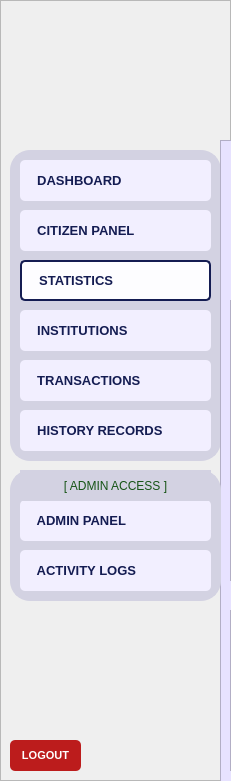
  <widget class="QFrame" name="baseNavFrame">
   <property name="geometry">
    <rect>
     <x>0</x>
     <y>40</y>
     <width>231</width>
     <height>781</height>
    </rect>
   </property>
   <property name="styleSheet">
    <string notr="true">#baseNavFrame {
	background-color: #e7e2ff;
}</string>
   </property>
   <property name="frameShape">
    <enum>QFrame::Shape::StyledPanel</enum>
   </property>
   <property name="frameShadow">
    <enum>QFrame::Shadow::Raised</enum>
   </property>
   <widget class="QFrame" name="baseNavFramesub1">
    <property name="geometry">
     <rect>
      <x>10</x>
      <y>150</y>
      <width>211</width>
      <height>311</height>
     </rect>
    </property>
    <property name="autoFillBackground">
     <bool>false</bool>
    </property>
    <property name="styleSheet">
     <string notr="true">#baseNavFramesub1{
	background-color: #d3d2e2;
	border-radius: 20px;
	border: 2px solid #d3d2e2;
	opacity: 0.1;
}</string>
    </property>
    <property name="frameShape">
     <enum>QFrame::Shape::StyledPanel</enum>
    </property>
    <property name="frameShadow">
     <enum>QFrame::Shadow::Raised</enum>
    </property>
    <widget class="QPushButton" name="nav_buttonDashboard">
     <property name="geometry">
      <rect>
       <x>10</x>
       <y>10</y>
       <width>191</width>
       <height>41</height>
      </rect>
     </property>
     <property name="font">
      <font>
       <family>Arial</family>
       <pointsize>10</pointsize>
       <bold>true</bold>
      </font>
     </property>
     <property name="cursor">
      <cursorShape>PointingHandCursor</cursorShape>
     </property>
     <property name="layoutDirection">
      <enum>Qt::LayoutDirection::LeftToRight</enum>
     </property>
     <property name="styleSheet">
      <string notr="true">#nav_buttonDashboard {
    background-color: #f2efff;
    color: #141c52;
    border-radius: 5px;
	text-align: left;
	padding: 10px;
}
#nav_buttonDashboard:hover {
    background-color: #fdfdff; /* Slightly lighter blue when hovered */
}
#nav_buttonDashboard:pressed {
    background-color: #e7e5f4; /* Darker blue when clicked */
}</string>
     </property>
     <property name="text">
      <string>  DASHBOARD</string>
     </property>
     <property name="icon">
      <iconset>
       <normaloff>../../Assets/Icons/icon_dashboard.svg</normaloff>../../Assets/Icons/icon_dashboard.svg</iconset>
     </property>
     <property name="iconSize">
      <size>
       <width>30</width>
       <height>30</height>
      </size>
     </property>
    </widget>
    <widget class="QPushButton" name="nav_buttonCitizenPanel">
     <property name="geometry">
      <rect>
       <x>10</x>
       <y>60</y>
       <width>191</width>
       <height>41</height>
      </rect>
     </property>
     <property name="font">
      <font>
       <family>Arial</family>
       <pointsize>10</pointsize>
       <bold>true</bold>
      </font>
     </property>
     <property name="cursor">
      <cursorShape>PointingHandCursor</cursorShape>
     </property>
     <property name="styleSheet">
      <string notr="true">#nav_buttonCitizenPanel {
    background-color: #f2efff;
    color: #141c52;
    border-radius: 5px;
	text-align: left;;
    padding: 10px; /* Optional: Adjusts spacing inside the button */
}
#nav_buttonCitizenPanel:hover {
    background-color: #fdfdff; /* Slightly lighter blue when hovered */
}
#nav_buttonCitizenPanel:pressed {
    background-color: #e7e5f4; /* Darker blue when clicked */
}</string>
     </property>
     <property name="text">
      <string>  CITIZEN PANEL</string>
     </property>
     <property name="icon">
      <iconset>
       <normaloff>../../Assets/Icons/icon_citizenprofiles.svg</normaloff>../../Assets/Icons/icon_citizenprofiles.svg</iconset>
     </property>
     <property name="iconSize">
      <size>
       <width>30</width>
       <height>30</height>
      </size>
     </property>
    </widget>
    <widget class="QPushButton" name="nav_buttonStatistics">
     <property name="geometry">
      <rect>
       <x>10</x>
       <y>110</y>
       <width>191</width>
       <height>41</height>
      </rect>
     </property>
     <property name="font">
      <font>
       <family>Arial</family>
       <pointsize>10</pointsize>
       <bold>true</bold>
      </font>
     </property>
     <property name="cursor">
      <cursorShape>PointingHandCursor</cursorShape>
     </property>
     <property name="styleSheet">
      <string notr="true">#nav_buttonStatistics {
    background-color: #fdfdff;
    color: #141c52;
    border-radius: 5px;
	border: 2px solid #141c52; 
	text-align: left;
    padding: 10px; /* Optional: Adjusts spacing inside the button */
}
</string>
     </property>
     <property name="text">
      <string>  STATISTICS</string>
     </property>
     <property name="icon">
      <iconset>
       <normaloff>../../Assets/Icons/icon_statistics.svg</normaloff>../../Assets/Icons/icon_statistics.svg</iconset>
     </property>
     <property name="iconSize">
      <size>
       <width>30</width>
       <height>30</height>
      </size>
     </property>
    </widget>
    <widget class="QPushButton" name="nav_buttonTransactions">
     <property name="geometry">
      <rect>
       <x>10</x>
       <y>210</y>
       <width>191</width>
       <height>41</height>
      </rect>
     </property>
     <property name="font">
      <font>
       <family>Arial</family>
       <pointsize>10</pointsize>
       <bold>true</bold>
      </font>
     </property>
     <property name="cursor">
      <cursorShape>PointingHandCursor</cursorShape>
     </property>
     <property name="styleSheet">
      <string notr="true">#nav_buttonTransactions {
    background-color: #f2efff;
    color: #141c52;
    border-radius: 5px;
	text-align: left;
    padding: 10px; /* Optional: Adjusts spacing inside the button */
}
#nav_buttonTransactions:hover {
    background-color: #fdfdff; /* Slightly lighter blue when hovered */
}
#nav_buttonTransactions:pressed {
    background-color: #e7e5f4; /* Darker blue when clicked */
}</string>
     </property>
     <property name="text">
      <string>  TRANSACTIONS</string>
     </property>
     <property name="icon">
      <iconset>
       <normaloff>../../Assets/Icons/icon_transaction.svg</normaloff>../../Assets/Icons/icon_transaction.svg</iconset>
     </property>
     <property name="iconSize">
      <size>
       <width>30</width>
       <height>30</height>
      </size>
     </property>
    </widget>
    <widget class="QPushButton" name="nav_buttonInstitutions">
     <property name="geometry">
      <rect>
       <x>10</x>
       <y>160</y>
       <width>191</width>
       <height>41</height>
      </rect>
     </property>
     <property name="font">
      <font>
       <family>Arial</family>
       <pointsize>10</pointsize>
       <bold>true</bold>
      </font>
     </property>
     <property name="cursor">
      <cursorShape>PointingHandCursor</cursorShape>
     </property>
     <property name="styleSheet">
      <string notr="true">#nav_buttonInstitutions {
    background-color: #f2efff;
    color: #141c52;
    border-radius: 5px;
	text-align: left;
    padding: 10px; /* Optional: Adjusts spacing inside the button */
}
#nav_buttonInstitutions:hover {
    background-color: #fdfdff; /* Slightly lighter blue when hovered */
}
#nav_buttonInstitutions:pressed {
    background-color: #e7e5f4; /* Darker blue when clicked */
}</string>
     </property>
     <property name="text">
      <string>  INSTITUTIONS</string>
     </property>
     <property name="icon">
      <iconset>
       <normaloff>../../Assets/Icons/icon_institutions.svg</normaloff>../../Assets/Icons/icon_institutions.svg</iconset>
     </property>
     <property name="iconSize">
      <size>
       <width>30</width>
       <height>30</height>
      </size>
     </property>
    </widget>
    <widget class="QPushButton" name="nav_buttonHistoryRecords">
     <property name="geometry">
      <rect>
       <x>10</x>
       <y>260</y>
       <width>191</width>
       <height>41</height>
      </rect>
     </property>
     <property name="font">
      <font>
       <family>Arial</family>
       <pointsize>10</pointsize>
       <bold>true</bold>
      </font>
     </property>
     <property name="cursor">
      <cursorShape>PointingHandCursor</cursorShape>
     </property>
     <property name="styleSheet">
      <string notr="true">#nav_buttonHistoryRecords {
    background-color: #f2efff;
    color: #141c52;
    border-radius: 5px;
	text-align: left;
    padding: 10px; /* Optional: Adjusts spacing inside the button */
}
#nav_buttonHistoryRecords:hover {
    background-color: #fdfdff; /* Slightly lighter blue when hovered */
}
#nav_buttonHistoryRecords:pressed {
    background-color: #e7e5f4; /* Darker blue when clicked */
}</string>
     </property>
     <property name="text">
      <string>  HISTORY RECORDS</string>
     </property>
     <property name="icon">
      <iconset>
       <normaloff>../../Assets/Icons/icon_historyrecord.svg</normaloff>../../Assets/Icons/icon_historyrecord.svg</iconset>
     </property>
     <property name="iconSize">
      <size>
       <width>30</width>
       <height>30</height>
      </size>
     </property>
    </widget>
   </widget>
   <widget class="QLabel" name="nav_imageLogo">
    <property name="geometry">
     <rect>
      <x>70</x>
      <y>30</y>
      <width>91</width>
      <height>91</height>
     </rect>
    </property>
    <property name="font">
     <font>
      <family>Arial</family>
      <pointsize>18</pointsize>
      <bold>true</bold>
     </font>
    </property>
    <property name="styleSheet">
     <string notr="true">#nav_imageLogo{	
	background-color: transparent;
	color: #ffffff;
}
</string>
    </property>
    <property name="text">
     <string/>
    </property>
    <property name="pixmap">
     <pixmap>../../Assets/Images/logo_brgyClear.png</pixmap>
    </property>
    <property name="scaledContents">
     <bool>true</bool>
    </property>
   </widget>
   <widget class="QPushButton" name="logout_buttonLogout">
    <property name="geometry">
     <rect>
      <x>10</x>
      <y>740</y>
      <width>71</width>
      <height>31</height>
     </rect>
    </property>
    <property name="font">
     <font>
      <family>Arial</family>
      <pointsize>8</pointsize>
      <bold>true</bold>
     </font>
    </property>
    <property name="cursor">
     <cursorShape>PointingHandCursor</cursorShape>
    </property>
    <property name="styleSheet">
     <string notr="true">#logout_buttonLogout {
    background-color: #bc1c1c;
    color: white;
    border-radius: 5px;
    padding: 10px; /* Optional: Adjusts spacing inside the button */
}
#logout_buttonLogout:hover {
    background-color: #d82020; /* Slightly lighter blue when hovered */
}
#logout_buttonLogout:pressed {
    background-color: #8c1515; /* Darker blue when clicked */
}</string>
    </property>
    <property name="text">
     <string>LOGOUT</string>
    </property>
   </widget>
   <widget class="QFrame" name="baseNavFrame_2">
    <property name="geometry">
     <rect>
      <x>220</x>
      <y>140</y>
      <width>231</width>
      <height>781</height>
     </rect>
    </property>
    <property name="styleSheet">
     <string notr="true">background-color: #e7e2ff;</string>
    </property>
    <property name="frameShape">
     <enum>QFrame::Shape::StyledPanel</enum>
    </property>
    <property name="frameShadow">
     <enum>QFrame::Shadow::Raised</enum>
    </property>
    <widget class="QFrame" name="baseNavFramesub1_2">
     <property name="geometry">
      <rect>
       <x>10</x>
       <y>160</y>
       <width>211</width>
       <height>281</height>
      </rect>
     </property>
     <property name="autoFillBackground">
      <bool>false</bool>
     </property>
     <property name="styleSheet">
      <string notr="true">#baseNavFramesub1{
	background-color: #d3d2e2;
	border-radius: 20px;
	border: 2px solid #d3d2e2;
	opacity: 0.1;
}</string>
     </property>
     <property name="frameShape">
      <enum>QFrame::Shape::StyledPanel</enum>
     </property>
     <property name="frameShadow">
      <enum>QFrame::Shadow::Raised</enum>
     </property>
    </widget>
    <widget class="QFrame" name="baseNavFramesub2_2">
     <property name="geometry">
      <rect>
       <x>10</x>
       <y>470</y>
       <width>211</width>
       <height>161</height>
      </rect>
     </property>
     <property name="autoFillBackground">
      <bool>false</bool>
     </property>
     <property name="styleSheet">
      <string notr="true">#baseNavFramesub2{
	background-color: #d3d2e2;
	border-radius: 20px;
	border: 2px solid #d3d2e2;
	opacity: 0.1;
}</string>
     </property>
     <property name="frameShape">
      <enum>QFrame::Shape::StyledPanel</enum>
     </property>
     <property name="frameShadow">
      <enum>QFrame::Shadow::Raised</enum>
     </property>
    </widget>
    <widget class="QLabel" name="login_imageLogo_2">
     <property name="geometry">
      <rect>
       <x>70</x>
       <y>30</y>
       <width>91</width>
       <height>91</height>
      </rect>
     </property>
     <property name="font">
      <font>
       <family>Arial</family>
       <pointsize>18</pointsize>
       <bold>true</bold>
      </font>
     </property>
     <property name="styleSheet">
      <string notr="true">#login_imageLogo{	
	background-color: transparent;
	color: #ffffff;
}
</string>
     </property>
     <property name="text">
      <string/>
     </property>
     <property name="pixmap">
      <pixmap>../Assets/logo_brgyClear.png</pixmap>
     </property>
     <property name="scaledContents">
      <bool>true</bool>
     </property>
    </widget>
    <widget class="QPushButton" name="logout_buttonLogout_2">
     <property name="geometry">
      <rect>
       <x>10</x>
       <y>740</y>
       <width>71</width>
       <height>31</height>
      </rect>
     </property>
     <property name="font">
      <font>
       <family>Arial</family>
       <pointsize>8</pointsize>
       <bold>true</bold>
      </font>
     </property>
     <property name="cursor">
      <cursorShape>PointingHandCursor</cursorShape>
     </property>
     <property name="styleSheet">
      <string notr="true">#logout_buttonLogout {
    background-color: #bc1c1c;
    color: white;
    border-radius: 5px;
    padding: 10px; /* Optional: Adjusts spacing inside the button */
}
#logout_buttonLogout:hover {
    background-color: #d82020; /* Slightly lighter blue when hovered */
}
#logout_buttonLogout:pressed {
    background-color: #8c1515; /* Darker blue when clicked */
}</string>
     </property>
     <property name="text">
      <string>LOGOUT</string>
     </property>
    </widget>
   </widget>
   <widget class="QFrame" name="baseNavFramesub2">
    <property name="geometry">
     <rect>
      <x>10</x>
      <y>470</y>
      <width>211</width>
      <height>131</height>
     </rect>
    </property>
    <property name="autoFillBackground">
     <bool>false</bool>
    </property>
    <property name="styleSheet">
     <string notr="true">#baseNavFramesub2{
	background-color: #d3d2e2;
	border-radius: 20px;
	border: 2px solid #d3d2e2;
	opacity: 0.1;
}</string>
    </property>
    <property name="frameShape">
     <enum>QFrame::Shape::StyledPanel</enum>
    </property>
    <property name="frameShadow">
     <enum>QFrame::Shadow::Raised</enum>
    </property>
    <widget class="QPushButton" name="nav_buttonAdminPanel">
     <property name="geometry">
      <rect>
       <x>10</x>
       <y>30</y>
       <width>191</width>
       <height>41</height>
      </rect>
     </property>
     <property name="font">
      <font>
       <family>Arial</family>
       <pointsize>10</pointsize>
       <bold>true</bold>
      </font>
     </property>
     <property name="cursor">
      <cursorShape>PointingHandCursor</cursorShape>
     </property>
     <property name="styleSheet">
      <string notr="true">#nav_buttonAdminPanel {
    background-color: #f2efff;
    color: #141c52;
    border-radius: 5px;
	text-align: left;
    padding: 10px; /* Optional: Adjusts spacing inside the button */
}
#nav_buttonAdminPanel:hover {
    background-color: #fdfdff; /* Slightly lighter blue when hovered */
}
#nav_buttonAdminPanel:pressed {
    background-color: #e7e5f4; /* Darker blue when clicked */
}</string>
     </property>
     <property name="text">
      <string>  ADMIN PANEL</string>
     </property>
     <property name="icon">
      <iconset>
       <normaloff>../../Assets/Icons/icon_adminoverview_off.svg</normaloff>../../Assets/Icons/icon_adminoverview_off.svg</iconset>
     </property>
     <property name="iconSize">
      <size>
       <width>30</width>
       <height>30</height>
      </size>
     </property>
    </widget>
    <widget class="QPushButton" name="nav_buttonActivityLogs">
     <property name="geometry">
      <rect>
       <x>10</x>
       <y>80</y>
       <width>191</width>
       <height>41</height>
      </rect>
     </property>
     <property name="font">
      <font>
       <family>Arial</family>
       <pointsize>10</pointsize>
       <bold>true</bold>
      </font>
     </property>
     <property name="cursor">
      <cursorShape>PointingHandCursor</cursorShape>
     </property>
     <property name="styleSheet">
      <string notr="true">#nav_buttonActivityLogs {
    background-color: #f2efff;
    color: #141c52;
    border-radius: 5px;
	text-align: left;
    padding: 10px; /* Optional: Adjusts spacing inside the button */
}
#nav_buttonActivityLogs:hover {
    background-color: #fdfdff; /* Slightly lighter blue when hovered */
}
#nav_buttonActivityLogs:pressed {
    background-color: #e7e5f4; /* Darker blue when clicked */
}</string>
     </property>
     <property name="text">
      <string>  ACTIVITY LOGS</string>
     </property>
     <property name="icon">
      <iconset>
       <normaloff>../../Assets/Icons/icon_activitylogs_off.svg</normaloff>../../Assets/Icons/icon_activitylogs_off.svg</iconset>
     </property>
     <property name="iconSize">
      <size>
       <width>30</width>
       <height>30</height>
      </size>
     </property>
    </widget>
    <widget class="QPushButton" name="label_admin">
     <property name="geometry">
      <rect>
       <x>10</x>
       <y>0</y>
       <width>191</width>
       <height>31</height>
      </rect>
     </property>
     <property name="styleSheet">
      <string notr="true">#label_admin{
	background-color: #d3d2e2;
	border-radius: 20px;
	border: 2px solid #d3d2e2;
	opacity: 0.1;
	color: #165416;
}</string>
     </property>
     <property name="text">
      <string>[ ADMIN ACCESS ]</string>
     </property>
     <property name="icon">
      <iconset>
       <normaloff>../Assets/Icons/icon_isLocked.svg</normaloff>../Assets/Icons/icon_isLocked.svg</iconset>
     </property>
     <property name="iconSize">
      <size>
       <width>20</width>
       <height>20</height>
      </size>
     </property>
    </widget>
   </widget>
  </widget>
